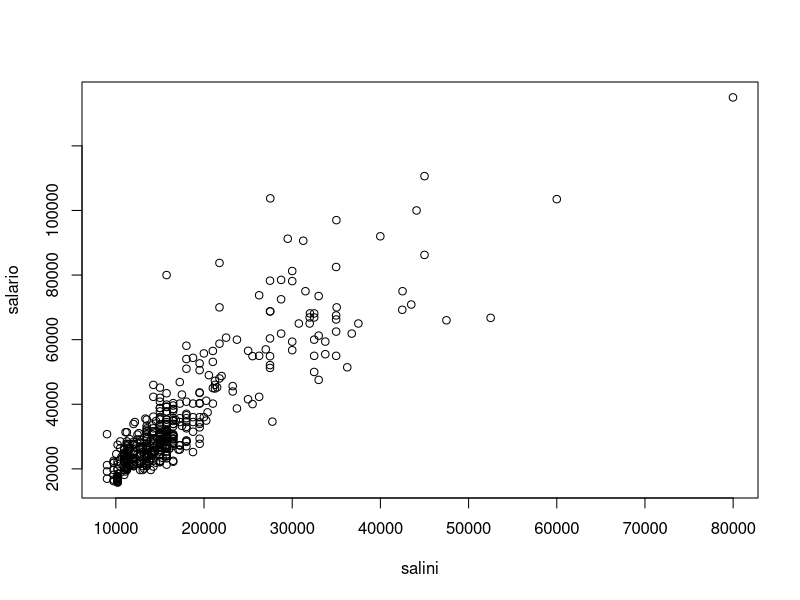
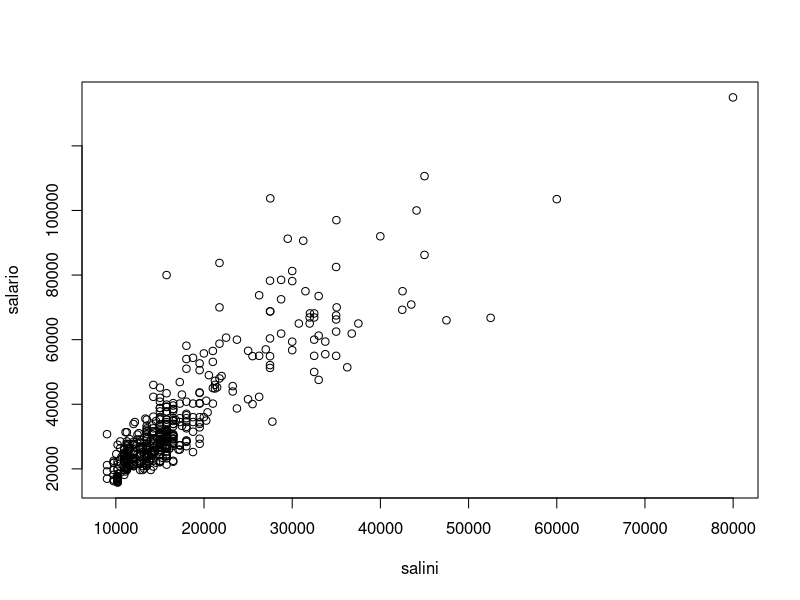
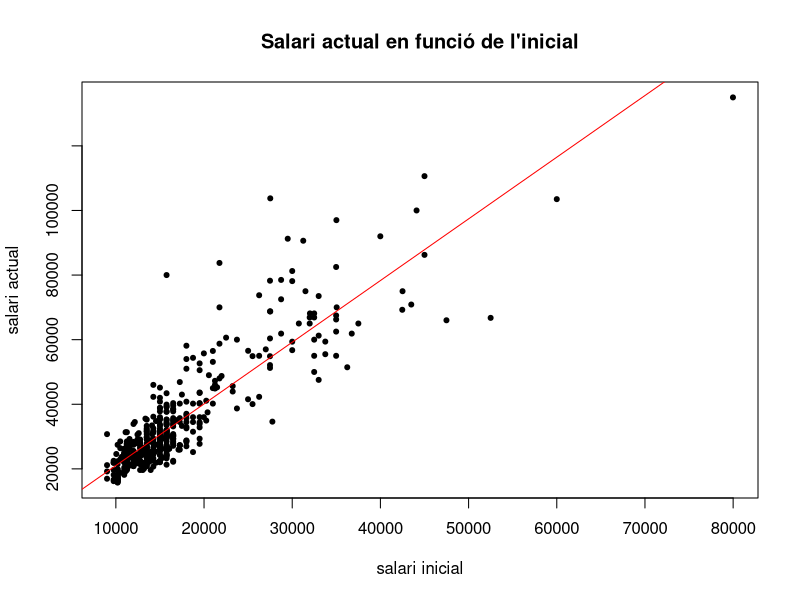

Reproduce these figures in R, in order.
library(foreign)
search()

df<-read.spss("Datosdeempleados.sav",to.data.frame=T,max.value.labels=5); head(df) 
summary(df)

attach(df)

plot(salario~salini)
plot(salini,salario)

plot(salario~salini,main="Salari actual en funció de l'inicial",xlab="salari inicial",ylab="salari actual",pch=20)
abline(lm(salario~salini),col="red")

detach(df)